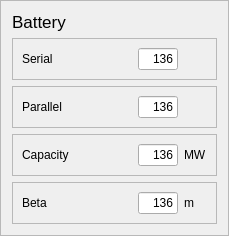
           <widget class="QFrame" name="frame_19">
            <property name="minimumSize">
             <size>
              <width>209</width>
              <height>0</height>
             </size>
            </property>
            <property name="frameShape">
             <enum>QFrame::StyledPanel</enum>
            </property>
            <property name="frameShadow">
             <enum>QFrame::Raised</enum>
            </property>
            <layout class="QVBoxLayout" name="verticalLayout_3">
             <item>
              <widget class="QLabel" name="label_42">
               <property name="font">
                <font>
                 <pointsize>13</pointsize>
                </font>
               </property>
               <property name="text">
                <string>Battery</string>
               </property>
               <property name="textFormat">
                <enum>Qt::AutoText</enum>
               </property>
              </widget>
             </item>
             <item>
              <widget class="QFrame" name="frame_20">
               <property name="minimumSize">
                <size>
                 <width>0</width>
                 <height>20</height>
                </size>
               </property>
               <property name="frameShape">
                <enum>QFrame::StyledPanel</enum>
               </property>
               <property name="frameShadow">
                <enum>QFrame::Raised</enum>
               </property>
               <layout class="QHBoxLayout" name="horizontalLayout_14">
                <item>
                 <widget class="QLabel" name="label_34">
                  <property name="minimumSize">
                   <size>
                    <width>110</width>
                    <height>0</height>
                   </size>
                  </property>
                  <property name="text">
                   <string>Serial</string>
                  </property>
                  <property name="wordWrap">
                   <bool>true</bool>
                  </property>
                 </widget>
                </item>
                <item>
                 <widget class="QLineEdit" name="lineEdit_15">
                  <property name="minimumSize">
                   <size>
                    <width>40</width>
                    <height>0</height>
                   </size>
                  </property>
                  <property name="maximumSize">
                   <size>
                    <width>40</width>
                    <height>10000</height>
                   </size>
                  </property>
                  <property name="font">
                   <font>
                    <italic>false</italic>
                   </font>
                  </property>
                  <property name="text">
                   <string>136</string>
                  </property>
                  <property name="alignment">
                   <set>Qt::AlignRight|Qt::AlignTrailing|Qt::AlignVCenter</set>
                  </property>
                 </widget>
                </item>
                <item>
                 <widget class="QLabel" name="label_35">
                  <property name="text">
                   <string/>
                  </property>
                 </widget>
                </item>
               </layout>
              </widget>
             </item>
             <item>
              <widget class="QFrame" name="frame_21">
               <property name="frameShape">
                <enum>QFrame::StyledPanel</enum>
               </property>
               <property name="frameShadow">
                <enum>QFrame::Raised</enum>
               </property>
               <layout class="QHBoxLayout" name="horizontalLayout_15">
                <item>
                 <widget class="QLabel" name="label_36">
                  <property name="minimumSize">
                   <size>
                    <width>110</width>
                    <height>0</height>
                   </size>
                  </property>
                  <property name="text">
                   <string>Parallel</string>
                  </property>
                  <property name="wordWrap">
                   <bool>true</bool>
                  </property>
                 </widget>
                </item>
                <item>
                 <widget class="QLineEdit" name="lineEdit_16">
                  <property name="minimumSize">
                   <size>
                    <width>40</width>
                    <height>0</height>
                   </size>
                  </property>
                  <property name="maximumSize">
                   <size>
                    <width>40</width>
                    <height>10000</height>
                   </size>
                  </property>
                  <property name="font">
                   <font>
                    <italic>false</italic>
                   </font>
                  </property>
                  <property name="text">
                   <string>136</string>
                  </property>
                  <property name="alignment">
                   <set>Qt::AlignRight|Qt::AlignTrailing|Qt::AlignVCenter</set>
                  </property>
                 </widget>
                </item>
                <item>
                 <widget class="QLabel" name="label_37">
                  <property name="text">
                   <string/>
                  </property>
                 </widget>
                </item>
               </layout>
              </widget>
             </item>
             <item>
              <widget class="QFrame" name="frame_22">
               <property name="frameShape">
                <enum>QFrame::StyledPanel</enum>
               </property>
               <property name="frameShadow">
                <enum>QFrame::Raised</enum>
               </property>
               <layout class="QHBoxLayout" name="horizontalLayout_16">
                <item>
                 <widget class="QLabel" name="label_38">
                  <property name="minimumSize">
                   <size>
                    <width>110</width>
                    <height>0</height>
                   </size>
                  </property>
                  <property name="maximumSize">
                   <size>
                    <width>105</width>
                    <height>16777215</height>
                   </size>
                  </property>
                  <property name="text">
                   <string>Capacity</string>
                  </property>
                  <property name="wordWrap">
                   <bool>true</bool>
                  </property>
                 </widget>
                </item>
                <item>
                 <widget class="QLineEdit" name="lineEdit_17">
                  <property name="minimumSize">
                   <size>
                    <width>40</width>
                    <height>0</height>
                   </size>
                  </property>
                  <property name="maximumSize">
                   <size>
                    <width>40</width>
                    <height>10000</height>
                   </size>
                  </property>
                  <property name="font">
                   <font>
                    <italic>false</italic>
                   </font>
                  </property>
                  <property name="text">
                   <string>136</string>
                  </property>
                  <property name="alignment">
                   <set>Qt::AlignRight|Qt::AlignTrailing|Qt::AlignVCenter</set>
                  </property>
                 </widget>
                </item>
                <item>
                 <widget class="QLabel" name="label_39">
                  <property name="text">
                   <string>MW</string>
                  </property>
                 </widget>
                </item>
               </layout>
              </widget>
             </item>
             <item>
              <widget class="QFrame" name="frame_23">
               <property name="frameShape">
                <enum>QFrame::StyledPanel</enum>
               </property>
               <property name="frameShadow">
                <enum>QFrame::Raised</enum>
               </property>
               <layout class="QHBoxLayout" name="horizontalLayout_17">
                <item>
                 <widget class="QLabel" name="label_40">
                  <property name="minimumSize">
                   <size>
                    <width>110</width>
                    <height>0</height>
                   </size>
                  </property>
                  <property name="text">
                   <string>Beta</string>
                  </property>
                  <property name="wordWrap">
                   <bool>true</bool>
                  </property>
                 </widget>
                </item>
                <item>
                 <widget class="QLineEdit" name="lineEdit_18">
                  <property name="minimumSize">
                   <size>
                    <width>40</width>
                    <height>0</height>
                   </size>
                  </property>
                  <property name="maximumSize">
                   <size>
                    <width>40</width>
                    <height>10000</height>
                   </size>
                  </property>
                  <property name="font">
                   <font>
                    <italic>false</italic>
                   </font>
                  </property>
                  <property name="text">
                   <string>136</string>
                  </property>
                  <property name="alignment">
                   <set>Qt::AlignRight|Qt::AlignTrailing|Qt::AlignVCenter</set>
                  </property>
                 </widget>
                </item>
                <item>
                 <widget class="QLabel" name="label_41">
                  <property name="text">
                   <string>m</string>
                  </property>
                 </widget>
                </item>
               </layout>
              </widget>
             </item>
            </layout>
           </widget>
